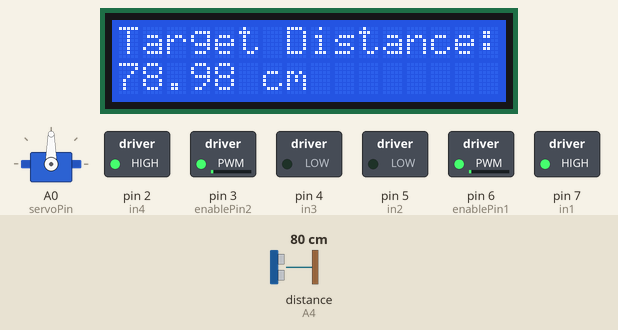
This sketch was run on a simulated Arduino Uno, built with avr-gcc and run on an emulated ATmega328P. Parts: 16×2 character LCD, servo, switched loads named in the sketch (green lamp = pin HIGH). Wiring (inferred from the names in the program): ultrasonic range finder: trigger A5; echo A4. The test bench sets the inputs (shaded band); at power-on: distance to the obstacle (sensor on A4) 80 cm. The echo pulse lasts 58.3 µs per cm; pins used as bus, display or sensor lines are not drawn.

Above: at 1.2 s.
1.3 s: distance to the obstacle (sensor on A4) set to 33 cm
At 2.3 s:
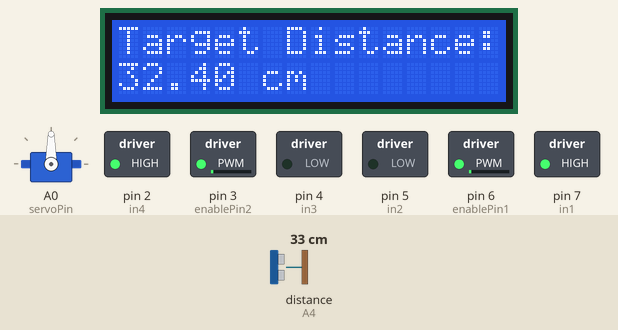
4.3 s: distance to the obstacle (sensor on A4) set to 28 cm
At 7.1 s:
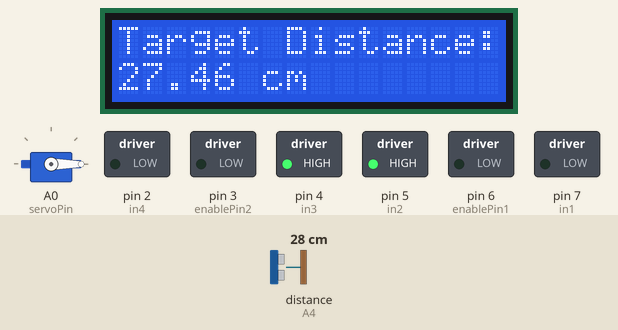
7.3 s: distance to the obstacle (sensor on A4) set to 2 cm
At 9.1 s:
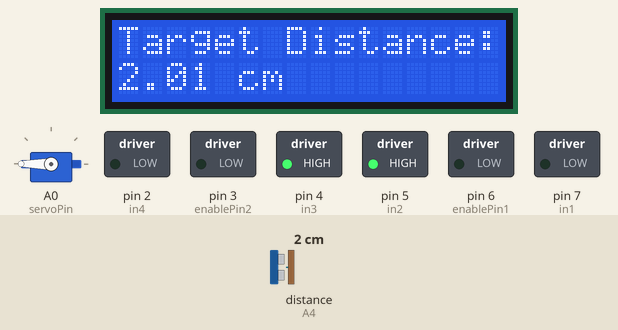
9.8 s: distance to the obstacle (sensor on A4) set to 4 cm
At 11.6 s:
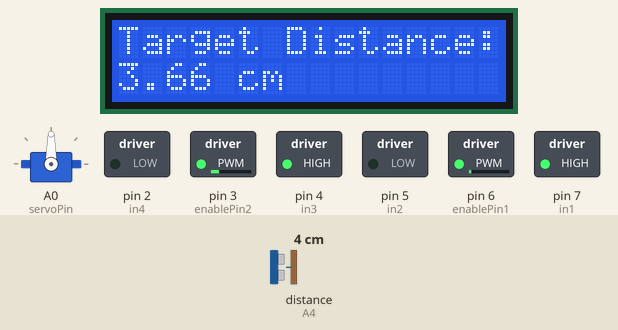
12.0 s: distance to the obstacle (sensor on A4) set to 60 cm
At 15.0 s:
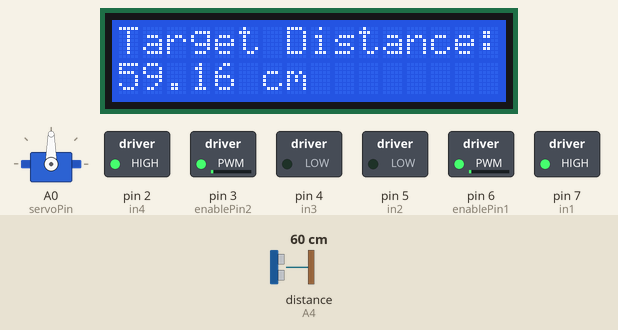
21.0 s: distance to the obstacle (sensor on A4) set to 35 cm
At 22.2 s:
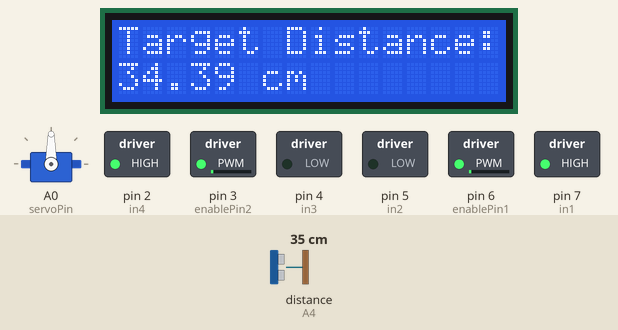
Timing chart, 0 to 24.0 s (numbered marks = the images above; inputs shaded):
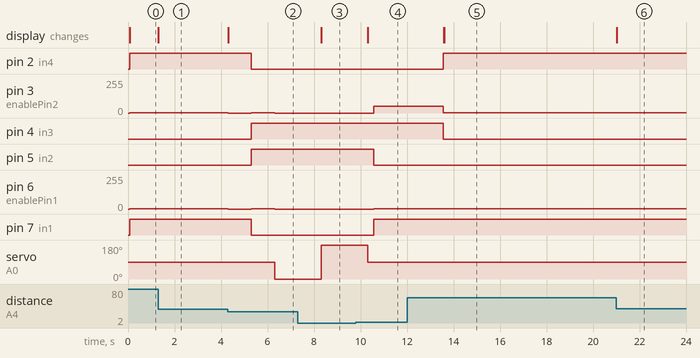

Measured:
- the behaviour switches between 31 and 30 cm on distance to the obstacle (sensor on A4) (found by bisection; images 1 and 2)
- the behaviour switches between 2 and 3 cm on distance to the obstacle (sensor on A4) (found by bisection; images 3 and 4)
- after the input at 1.3 s, the display: changes at once (image 1)
- after the input at 4.3 s, pin 2 (in4), pin 7 (in1): HIGH → LOW after 1.0 s; pin 3 (enablePin2), pin 6 (enablePin1): 1/255 → 0/255 at once, → 1/255 1.0 s later, → 0/255 1.0 s later; pin 4 (in3), pin 5 (in2): LOW → HIGH after 1.0 s; servo on A0 (servoPin): 90° → 0° after 2.0 s; the display: changes at once (image 2)
- after the input at 7.3 s, the display: changes after 1.0 s (image 3)
- after the input at 9.8 s, pin 2 (in4): stays LOW (without the input it goes to HIGH after 0.77 s); pin 3 (enablePin2): 0/255 → 50/255 after 0.77 s; pin 4 (in3): stays HIGH (without the input it goes to LOW after 0.77 s); pin 5 (in2): HIGH → LOW after 0.77 s; pin 6 (enablePin1): 0/255 → 1/255 after 0.77 s; the display: changes after 0.52 s (image 4)
- after the input at 12.0 s, pin 2 (in4): goes on until 13.6 s, then stays HIGH; pin 3 (enablePin2): goes on until 13.6 s, then stays 1/255
- after the input at 21.0 s, the display: changes at once (image 6)

The sketch:

Bluetooth_Car.ino
```cpp
#include <Servo.h>
#include <LiquidCrystal.h>

LiquidCrystal LCD(8,9,10,11,12,13);

//Pins for Sensor
int trigPin = A5;
int echoPin = A4;

//Pin Setup Motor 1
int enablePin1 = 6;
int in1 = 7;
int in2 = 5;

//Pin Setup Motor 2
int enablePin2 = 3;
int in3 = 4;
int in4 = 2;

//Pin Setup Servo
int servoPin = A0;
Servo servoMotor;

float pingTime;
float targetDistance;
float speedOfSound = 0.034;  //cm per microseconds

int leftDistance;
int rightDistance;
void setup() {
  // put your setup code here, to run once:
  Serial.begin(9600);

  //Sensor Pins and LCD
  pinMode(trigPin,OUTPUT);
  pinMode(echoPin, INPUT);
  LCD.begin(16,2);
  LCD.setCursor(0,0);
  LCD.print("Target Distance: ");

  //Motor Pins
  pinMode(enablePin1, OUTPUT);
  pinMode(in1,OUTPUT);
  pinMode(in2,OUTPUT);
  pinMode(enablePin2, OUTPUT);
  pinMode(in3,OUTPUT);
  pinMode(in4,OUTPUT);

  //Servo Pin
  servoMotor.attach(servoPin);
  servoMotor.write(90);

}

void loop() {
  // put your main code here, to run repeatedly:
  getDistance();

  //Spin Servor Motor
  if(targetDistance <= 30){
    stopMoving();
    delay(1000);
    moveBackward();
    delay(1000);
    stopMoving();
    servoMotor.write(0);
    delay(2000);
    getDistance();
    rightDistance = targetDistance;
    servoMotor.write(180);
    delay(2000);
    getDistance();
    leftDistance = targetDistance;
    servoMotor.write(90);
    delay(250);
    if(rightDistance > leftDistance){
      turnLeft();
      delay(2000);
    }else{
      turnRight();
      delay(2000);
    }
    delay(1000);
    moveForward();
  }

  moveForward();
}

void getDistance(){
  analogWrite(trigPin,0);   //Start ranging
  delayMicroseconds(2000);
  analogWrite(trigPin,1023);  //Send high pulse
  delayMicroseconds(15);
  analogWrite(trigPin,0);   //wait for highpulse to return
  delayMicroseconds(10);

  pingTime = pulseIn(echoPin,HIGH);  //measure time from the pulse

  targetDistance = speedOfSound * pingTime / 2; //find the distance from the object in cm
  LCD.setCursor(0,1);         //Output distance to LCD screen
  LCD.print("            ");
  LCD.setCursor(0,1);
  LCD.print(targetDistance);
  LCD.print(" cm");
}


void stopMoving(){
  analogWrite(enablePin1,LOW);
  analogWrite(enablePin2,LOW);
}

void moveForward(){
  analogWrite(enablePin1,HIGH);
  analogWrite(enablePin2,HIGH);
  digitalWrite(in1,HIGH);
  digitalWrite(in2,LOW);
  digitalWrite(in3,LOW);
  digitalWrite(in4,HIGH);
}

void moveBackward(){
  analogWrite(enablePin1,HIGH);
  analogWrite(enablePin2,HIGH);
  digitalWrite(in1,LOW);
  digitalWrite(in2,HIGH);
  digitalWrite(in3,HIGH);
  digitalWrite(in4,LOW);
}

void turnRight(){
  analogWrite(enablePin1,HIGH);
  analogWrite(enablePin2,50);
  digitalWrite(in1,HIGH);
  digitalWrite(in2,LOW);
  digitalWrite(in3,HIGH);
  digitalWrite(in4,LOW);
}

void turnLeft(){
  analogWrite(enablePin1,50);
  analogWrite(enablePin2,HIGH);
  digitalWrite(in1,LOW);
  digitalWrite(in2,HIGH);
  digitalWrite(in3,LOW);
  digitalWrite(in4,HIGH);
}
```
